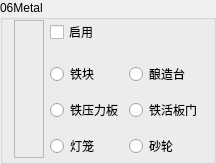
                 <widget class="QGroupBox" name="Base06">
                  <property name="sizePolicy">
                   <sizepolicy hsizetype="Expanding" vsizetype="Minimum">
                    <horstretch>0</horstretch>
                    <verstretch>0</verstretch>
                   </sizepolicy>
                  </property>
                  <property name="minimumSize">
                   <size>
                    <width>30</width>
                    <height>0</height>
                   </size>
                  </property>
                  <property name="maximumSize">
                   <size>
                    <width>16777215</width>
                    <height>16777215</height>
                   </size>
                  </property>
                  <property name="autoFillBackground">
                   <bool>true</bool>
                  </property>
                  <property name="title">
                   <string>06Metal</string>
                  </property>
                  <property name="flat">
                   <bool>false</bool>
                  </property>
                  <layout class="QGridLayout" name="gridLayout_28">
                   <property name="topMargin">
                    <number>0</number>
                   </property>
                   <property name="bottomMargin">
                    <number>3</number>
                   </property>
                   <item row="3" column="1">
                    <widget class="QRadioButton" name="is06IronBlock">
                     <property name="text">
                      <string>铁块</string>
                     </property>
                     <property name="icon">
                      <iconset resource="BlockTextures.qrc">
                       <normaloff>:/new/Textures/Slope/block/iron_block.png</normaloff>:/new/Textures/Slope/block/iron_block.png</iconset>
                     </property>
                    </widget>
                   </item>
                   <item row="0" column="1">
                    <widget class="QCheckBox" name="Enable06">
                     <property name="sizePolicy">
                      <sizepolicy hsizetype="Expanding" vsizetype="Fixed">
                       <horstretch>0</horstretch>
                       <verstretch>0</verstretch>
                      </sizepolicy>
                     </property>
                     <property name="text">
                      <string>启用</string>
                     </property>
                    </widget>
                   </item>
                   <item row="5" column="2">
                    <widget class="QRadioButton" name="is06IronTrapDoor">
                     <property name="text">
                      <string>铁活板门</string>
                     </property>
                     <property name="icon">
                      <iconset resource="BlockTextures.qrc">
                       <normaloff>:/new/Textures/Slope/block/iron_trapdoor.png</normaloff>:/new/Textures/Slope/block/iron_trapdoor.png</iconset>
                     </property>
                    </widget>
                   </item>
                   <item row="7" column="1">
                    <widget class="QRadioButton" name="is06Lantern">
                     <property name="text">
                      <string>灯笼</string>
                     </property>
                     <property name="icon">
                      <iconset resource="BlockTextures.qrc">
                       <normaloff>:/new/Textures/Slope/block/lantern.png</normaloff>:/new/Textures/Slope/block/lantern.png</iconset>
                     </property>
                    </widget>
                   </item>
                   <item row="0" column="2">
                    <spacer name="horizontalSpacer_17">
                     <property name="orientation">
                      <enum>Qt::Horizontal</enum>
                     </property>
                     <property name="sizeHint" stdset="0">
                      <size>
                       <width>40</width>
                       <height>20</height>
                      </size>
                     </property>
                    </spacer>
                   </item>
                   <item row="3" column="2">
                    <widget class="QRadioButton" name="is06BrewingStand">
                     <property name="text">
                      <string>酿造台</string>
                     </property>
                     <property name="icon">
                      <iconset resource="BlockTextures.qrc">
                       <normaloff>:/new/Textures/Slope/block/brewing_stand.png</normaloff>:/new/Textures/Slope/block/brewing_stand.png</iconset>
                     </property>
                    </widget>
                   </item>
                   <item row="5" column="1">
                    <widget class="QRadioButton" name="is06IronPlate">
                     <property name="text">
                      <string>铁压力板</string>
                     </property>
                     <property name="icon">
                      <iconset resource="BlockTextures.qrc">
                       <normaloff>:/new/Textures/Slope/block/iron_block.png</normaloff>:/new/Textures/Slope/block/iron_block.png</iconset>
                     </property>
                    </widget>
                   </item>
                   <item row="7" column="2">
                    <widget class="QRadioButton" name="is06Grindstone">
                     <property name="text">
                      <string>砂轮</string>
                     </property>
                     <property name="icon">
                      <iconset resource="BlockTextures.qrc">
                       <normaloff>:/new/Textures/Slope/block/grindstone_round.png</normaloff>:/new/Textures/Slope/block/grindstone_round.png</iconset>
                     </property>
                    </widget>
                   </item>
                   <item row="0" column="0" rowspan="8">
                    <widget class="QLabel" name="Color06">
                     <property name="minimumSize">
                      <size>
                       <width>30</width>
                       <height>0</height>
                      </size>
                     </property>
                     <property name="font">
                      <font>
                       <family>微软雅黑</family>
                       <pointsize>9</pointsize>
                      </font>
                     </property>
                     <property name="frameShape">
                      <enum>QFrame::StyledPanel</enum>
                     </property>
                     <property name="text">
                      <string/>
                     </property>
                    </widget>
                   </item>
                  </layout>
                 </widget>
